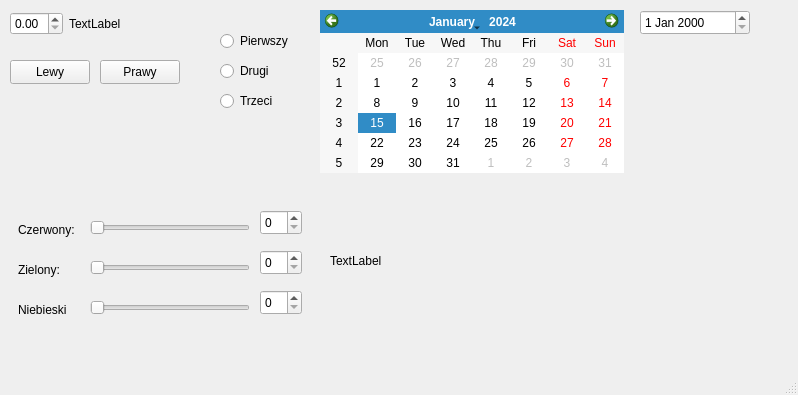
<?xml version="1.0" encoding="UTF-8"?>
<ui version="4.0">
 <class>MainWindow</class>
 <widget class="QMainWindow" name="MainWindow">
  <property name="geometry">
   <rect>
    <x>0</x>
    <y>0</y>
    <width>798</width>
    <height>395</height>
   </rect>
  </property>
  <property name="windowTitle">
   <string>MainWindow</string>
  </property>
  <widget class="QWidget" name="centralwidget">
   <widget class="QPushButton" name="pb_lewy">
    <property name="geometry">
     <rect>
      <x>10</x>
      <y>60</y>
      <width>80</width>
      <height>24</height>
     </rect>
    </property>
    <property name="text">
     <string>Lewy</string>
    </property>
   </widget>
   <widget class="QPushButton" name="pb_prawy">
    <property name="geometry">
     <rect>
      <x>100</x>
      <y>60</y>
      <width>80</width>
      <height>24</height>
     </rect>
    </property>
    <property name="text">
     <string>Prawy</string>
    </property>
   </widget>
   <widget class="QDateEdit" name="dateEdit">
    <property name="geometry">
     <rect>
      <x>640</x>
      <y>10</y>
      <width>110</width>
      <height>25</height>
     </rect>
    </property>
   </widget>
   <widget class="QCalendarWidget" name="calendarWidget">
    <property name="geometry">
     <rect>
      <x>320</x>
      <y>10</y>
      <width>304</width>
      <height>163</height>
     </rect>
    </property>
   </widget>
   <widget class="QRadioButton" name="radioButton">
    <property name="geometry">
     <rect>
      <x>220</x>
      <y>30</y>
      <width>91</width>
      <height>22</height>
     </rect>
    </property>
    <property name="text">
     <string>Pierwszy</string>
    </property>
   </widget>
   <widget class="QRadioButton" name="radioButton_2">
    <property name="geometry">
     <rect>
      <x>220</x>
      <y>60</y>
      <width>91</width>
      <height>22</height>
     </rect>
    </property>
    <property name="text">
     <string>Drugi</string>
    </property>
   </widget>
   <widget class="QRadioButton" name="radioButton_3">
    <property name="geometry">
     <rect>
      <x>220</x>
      <y>90</y>
      <width>91</width>
      <height>22</height>
     </rect>
    </property>
    <property name="text">
     <string>Trzeci</string>
    </property>
   </widget>
   <widget class="QWidget" name="layoutWidget">
    <property name="geometry">
     <rect>
      <x>10</x>
      <y>10</y>
      <width>111</width>
      <height>27</height>
     </rect>
    </property>
    <layout class="QHBoxLayout" name="horizontalLayout">
     <item>
      <widget class="QDoubleSpinBox" name="doubleSpinBox"/>
     </item>
     <item>
      <widget class="QLabel" name="label">
       <property name="text">
        <string>TextLabel</string>
       </property>
      </widget>
     </item>
    </layout>
   </widget>
   <widget class="QLabel" name="label_2">
    <property name="geometry">
     <rect>
      <x>18</x>
      <y>220</y>
      <width>61</width>
      <height>20</height>
     </rect>
    </property>
    <property name="text">
     <string>Czerwony:</string>
    </property>
   </widget>
   <widget class="QLabel" name="label_3">
    <property name="geometry">
     <rect>
      <x>18</x>
      <y>260</y>
      <width>61</width>
      <height>20</height>
     </rect>
    </property>
    <property name="text">
     <string>Zielony:</string>
    </property>
   </widget>
   <widget class="QLabel" name="label_4">
    <property name="geometry">
     <rect>
      <x>18</x>
      <y>300</y>
      <width>61</width>
      <height>20</height>
     </rect>
    </property>
    <property name="text">
     <string>Niebieski</string>
    </property>
   </widget>
   <widget class="QSlider" name="sliderR">
    <property name="geometry">
     <rect>
      <x>90</x>
      <y>220</y>
      <width>160</width>
      <height>16</height>
     </rect>
    </property>
    <property name="orientation">
     <enum>Qt::Horizontal</enum>
    </property>
   </widget>
   <widget class="QSlider" name="sliderG">
    <property name="geometry">
     <rect>
      <x>90</x>
      <y>260</y>
      <width>160</width>
      <height>16</height>
     </rect>
    </property>
    <property name="orientation">
     <enum>Qt::Horizontal</enum>
    </property>
   </widget>
   <widget class="QSlider" name="sliderB">
    <property name="geometry">
     <rect>
      <x>90</x>
      <y>300</y>
      <width>160</width>
      <height>16</height>
     </rect>
    </property>
    <property name="orientation">
     <enum>Qt::Horizontal</enum>
    </property>
   </widget>
   <widget class="QSpinBox" name="spinBox_R">
    <property name="geometry">
     <rect>
      <x>260</x>
      <y>210</y>
      <width>42</width>
      <height>25</height>
     </rect>
    </property>
   </widget>
   <widget class="QSpinBox" name="spinBox_G">
    <property name="geometry">
     <rect>
      <x>260</x>
      <y>250</y>
      <width>42</width>
      <height>25</height>
     </rect>
    </property>
   </widget>
   <widget class="QSpinBox" name="spinBox_B">
    <property name="geometry">
     <rect>
      <x>260</x>
      <y>290</y>
      <width>42</width>
      <height>25</height>
     </rect>
    </property>
   </widget>
   <widget class="QLabel" name="Kolor">
    <property name="geometry">
     <rect>
      <x>330</x>
      <y>210</y>
      <width>161</width>
      <height>101</height>
     </rect>
    </property>
    <property name="text">
     <string>TextLabel</string>
    </property>
   </widget>
  </widget>
  <widget class="QMenuBar" name="menubar">
   <property name="geometry">
    <rect>
     <x>0</x>
     <y>0</y>
     <width>798</width>
     <height>21</height>
    </rect>
   </property>
  </widget>
  <widget class="QStatusBar" name="statusbar"/>
 </widget>
 <resources/>
 <connections/>
</ui>
